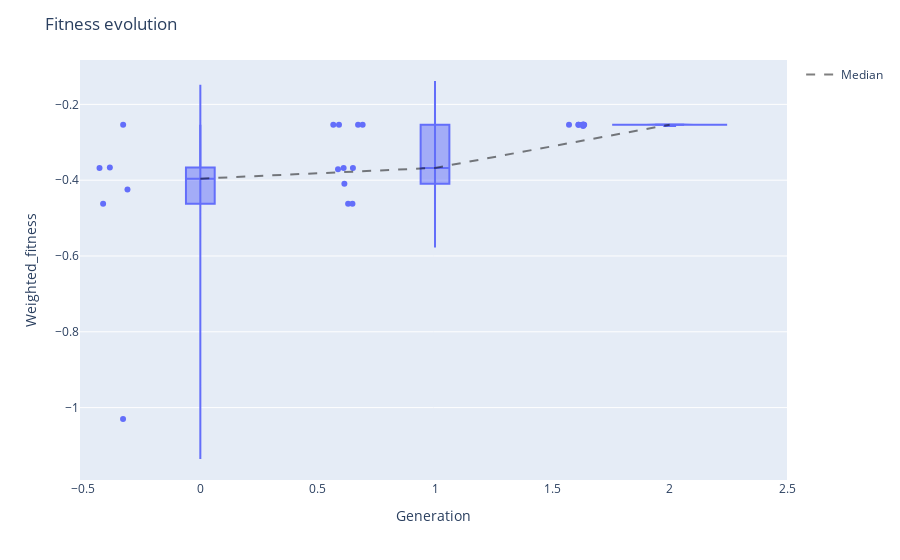

Notebook source saved alongside this figure:
### Code cell
viewer.fitness_evolution(points="all")

### Figure 1 — Plotly figure (JSON) as saved in the notebook; plotly's stock layout.template omitted (floating-point values rounded to 4 significant figures)
{"data": [{"alignmentgroup": "True", "box": {"visible": true}, "hovertemplate": "Generation=%{x}<br>Weighted_fitness=%{y}<extra></extra>", "legendgroup": "", "marker": {"color": "#636efa"}, "name": "", "offsetgroup": "", "orientation": "v", "points": "all", "scalegroup": "True", "showlegend": false, "type": "violin", "x": [0, 0, 0, 0, 0, 0, 1, 1, 1, 1, 1, 1, 1, 1, 1, 1, 2, 2, 2, 2, 2, 2, 2, 2, 2, 2], "x0": " ", "xaxis": "x", "y": [-1.03, -0.3676, -0.4243, -0.2535, -0.4622, -0.3662, -0.4094, -0.3714, -0.2535, -0.2535, -0.4622, -0.2535, -0.3676, -0.4622, -0.3676, -0.2535, -0.2535, -0.2535, -0.2535, -0.2535, -0.257, -0.2535, -0.2535, -0.2535, -0.2535, -0.2535], "y0": " ", "yaxis": "y"}, {"line": {"color": "rgba(0,0,0,0.5)", "dash": "dash", "width": 2}, "mode": "lines", "name": "Median", "type": "scatter", "x": [0, 1, 2], "y": [-0.396, -0.3676, -0.2535]}], "layout": {"legend": {"tracegroupgap": 0}, "margin": {"t": 60}, "title": {"text": "Fitness evolution"}, "violinmode": "group", "xaxis": {"anchor": "y", "domain": [0, 1], "title": {"text": "Generation"}}, "yaxis": {"anchor": "x", "domain": [0, 1], "title": {"text": "Weighted_fitness"}}}}
